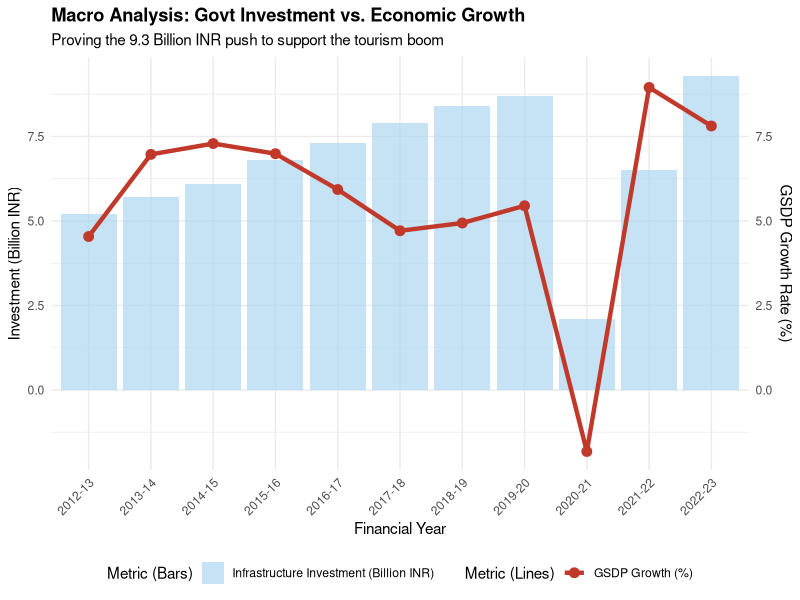

Reproduce this figure in R.
# 1. Load libraries
library(ggplot2)
library(dplyr)

# 2. Create the dataset from your Macro-Economic table
econ_data <- data.frame(
  Year = c("2012-13", "2013-14", "2014-15", "2015-16", "2016-17", 
           "2017-18", "2018-19", "2019-20", "2020-21", "2021-22", "2022-23"),
  GSDP_Growth = c(4.54, 6.97, 7.29, 6.99, 5.93, 4.71, 4.94, 5.45, -1.82, 8.95, 7.81),
  Infra_Invest = c(5.2, 5.7, 6.1, 6.8, 7.3, 7.9, 8.4, 8.7, 2.1, 6.5, 9.3)
)

# 3. Plotting
ggplot(econ_data, aes(x = Year)) +
  # Bar Chart: Infrastructure Investment
  geom_bar(aes(y = Infra_Invest, fill = "Infrastructure Investment (Billion INR)"), 
           stat = "identity", alpha = 0.7) +
  
  # Line Chart: GSDP Growth
  geom_line(aes(y = GSDP_Growth, group = 1, color = "GSDP Growth (%)"), 
            size = 1.5) +
  geom_point(aes(y = GSDP_Growth, color = "GSDP Growth (%)"), size = 3) +
  
  # Secondary Axis Setup
  # Since both are on a similar scale, we use a 1:1 transformation
  scale_y_continuous(
    name = "Investment (Billion INR)",
    sec.axis = sec_axis(~., name = "GSDP Growth Rate (%)")
  ) +
  
  # Styling
  scale_fill_manual(values = c("Infrastructure Investment (Billion INR)" = "#AED6F1")) +
  scale_color_manual(values = c("GSDP Growth (%)" = "#C0392B")) +
  labs(
    title = "Macro Analysis: Govt Investment vs. Economic Growth",
    subtitle = "Proving the 9.3 Billion INR push to support the tourism boom",
    x = "Financial Year",
    fill = "Metric (Bars)",
    color = "Metric (Lines)"
  ) +
  theme_minimal() +
  theme(
    axis.text.x = element_text(angle = 45, hjust = 1),
    legend.position = "bottom",
    plot.title = element_text(face = "bold")
  )
